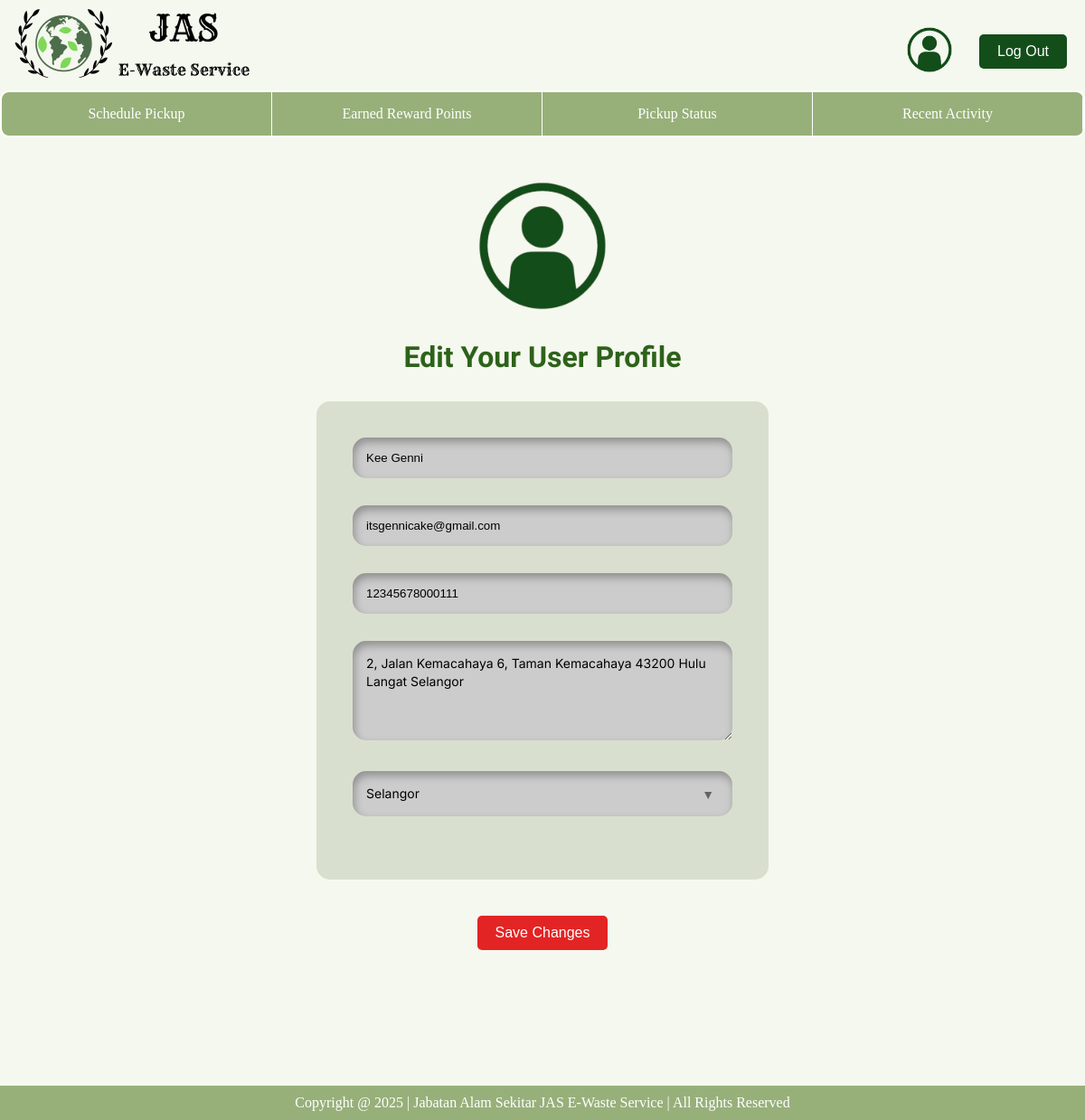
Screenshot of /customer/edit_profile/ (signed in) with the database file from the repository.
### database/models.py (models this page shows, shortened)
class Customer (models.Model):
    customerID = models.CharField(primary_key=True, max_length=200)
    name = models.CharField(max_length=50)
    email = models.EmailField(max_length=100, unique=True)
    password = models.CharField(max_length=200)
    phoneNumber = models.IntegerField()
    address = models.TextField()
    state = models.CharField(max_length=50)
    points = models.IntegerField(blank = True, null = True, default=0)

### customer/views.py (the view, shortened to what this page needs)
# urls.py: path('edit_profile/', edit_profile, name='edit_profile'), # Edit customer profile
def edit_profile(request):
    customerID = request.session.get("user_id")
    userInfo = Customer.objects.get(customerID=customerID)
    states = ['Johor', 'Kedah', 'Kelantan', 'Kuala Lumpur', 'Labuan', 'Melaka',
              'Negeri Sembilan', 'Pahang', 'Perak', 'Perlis', 'Pulau Pinang', 'Sabah', 'Sarawak',
              'Selangor', 'Terengganu', 'Putrajaya']
    return render(request, "customer/edituserprofile-customer.html", {"profile": userInfo, "states": states})

### customer/templates/customer/edituserprofile-customer.html (shortened to what this page needs)
{% extends 'customer/base_customer.html' %}
{% load static %}
{% block extra_css %}
    <link rel="stylesheet" href="{% static 'css/edituserprofile-customer.css' %}">
{% endblock %}
{% block content %}
    <div class="container">
        <div class="container-top">
            <img id="user" src="{% static 'images/userprofilelogonobg.png' %}" width="200" height="200" alt="user profile logo">
            <h1>Edit Your User Profile</h1>
        </div>
        <div class="container-bottom">
            <form action="{% url 'customer:edit_profile' %}" id="editProfileForm" method="post">
                <input type="text" name="fullname" class="input" placeholder="Full Name" value="{{profile.name}}" required>
                <input type="email" name="email" class="input" placeholder="Email Address" value="{{profile.email}}" required>
                <input type="tel" name="contact_number" class="input" placeholder="Contact Number" value="{{profile.phoneNumber}}" required>
                <textarea name="address" class="input" rows="4" cols="30" placeholder="Address" required>{{profile.address}}</textarea>
                <div class="select-box">
                    <select id="state" name="state" class="select" required>
                        {% for state in states %}
                            {% if profile.state == state %}
                                <option value="{{state}}" selected>{{state}}</option>
                            {% else %}
                                <option value="{{state}}">{{state}}</option>
                            {% endif %}
                        {% endfor %}
                    </select>
                </div>
            </form>
        </div>
    </div>
    <div class="customer-editProfile-btn-container">
        <div class="customer-editProfile-SaveBtn">
            <button onclick="customer_editProfile_ConfirmationPopup()" id="savechanges">Save Changes</button>
        </div>
    </div>
{% endblock %}

### static/css/base.css (style rules this page uses)
html, body { height: 100%; margin: 0; display: flex; flex-direction: column; }

### customer/static/css/edituserprofile-customer.css (style rules this page uses)
body { background-color: #F5F8EE; }
h1 { font-family: 'Sansita Swashed', cursive; font-size: 32px; color: #2d621a; }
.container-top { text-align: center; padding-top: 20px; margin-bottom: 30px; }
.container-bottom { display: flex; flex-direction: column; padding: 40px; background-color: #D9DFCE; max-width: 500px; margin: 0 auto; border-radius: 15px; }
.input-container input, textarea, select { background-color: #f8f8ff; padding: 1rem; padding-right: 3rem; font-size: 0.875rem; line-height: 1.25rem; width: 100%; border-radius: 0.5rem; border: 1px solid #e5e7eb; box-shadow: 0 1px 2px 0 rgba(0, 0, 0, 0.05); font-family: 'Inter', sans-serif; font-size: 14px; }
#savechanges { padding: 10px 20px; background-color: #e32424; color: white; border: none; cursor: pointer; font-size: 16px; border-radius: 5px; margin: 0 auto; margin-top: 20px; max-width: 150px; display: block; }
.container { gap: 20px; margin-bottom: 20px; }
.input { border: none; outline: none; border-radius: 15px; padding: 15px; background-color: #ccc; box-shadow: inset 2px 5px 10px rgba(0, 0, 0, 0.3); transition: 300ms ease-in-out; width: 420px; margin-bottom: 30px; }
.select { border: none; outline: none; border-radius: 15px; padding: 15px; background-color: #ccc; box-shadow: inset 2px 5px 10px rgba(0, 0, 0, 0.3); transition: 300ms ease-in-out; width: 420px; margin-bottom: 30px; appearance: none; -webkit-appearance: none; -moz-appearance: none; cursor: pointer; }
.select-box { position: relative; display: inline-block; width: 420px; }
.select-box::after { content: "▼"; font-size: 14px; position: absolute; right: 20px; top: 34%; transform: translateY(-50%); color: rgb(100, 100, 100); pointer-events: none; }
.customer-editProfile-btn-container { display: flex; justify-content: center; padding-bottom: 150px; gap: 35px; }
.customer-editProfile-SaveBtn, .customer-editProfile-CancelBtn { display: inline-block; }

### customer/templates/customer/header-customer.html (style rules this page uses)
* { margin: 0; padding: 0; box-sizing: border-box; }
body { margin: 0; padding: 0; z-index: 1000; }

### customer/templates/customer/navbar-customer.html (style rules this page uses)
body { margin: 0; padding: 0; z-index: 2; }

### rows the page displays
Customer: fullname "Kee Genni", email "itsgennicake@gmail.com", contact_number "12345678000111", address "2, Jalan Kemacahaya 6, Taman Kemacahaya 43200 Hulu Langat Selangor", state "Selangor"
